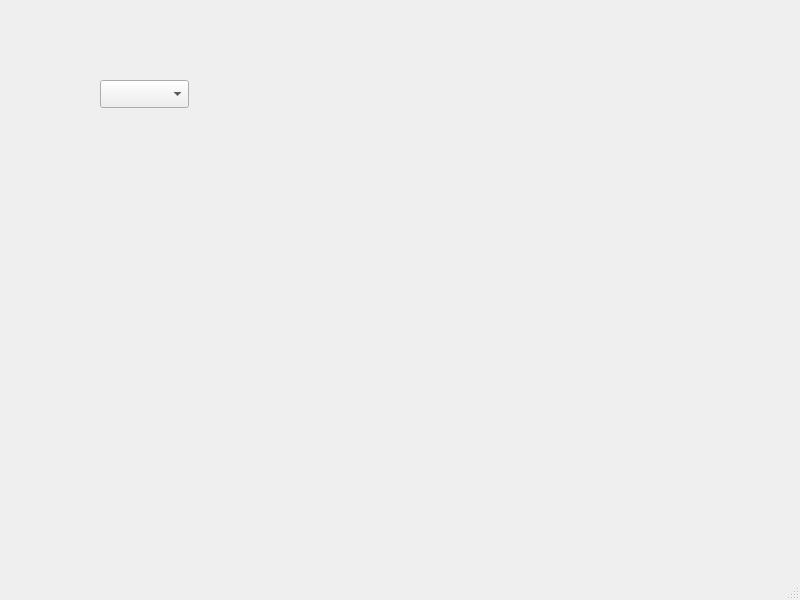
<?xml version="1.0" encoding="UTF-8"?>
<ui version="4.0">
 <class>ComboBoxTest</class>
 <widget class="QMainWindow" name="ComboBoxTest">
  <property name="geometry">
   <rect>
    <x>0</x>
    <y>0</y>
    <width>800</width>
    <height>600</height>
   </rect>
  </property>
  <property name="windowTitle">
   <string>MainWindow</string>
  </property>
  <widget class="QWidget" name="centralwidget">
   <widget class="QComboBox" name="comboBox">
    <property name="geometry">
     <rect>
      <x>100</x>
      <y>80</y>
      <width>89</width>
      <height>28</height>
     </rect>
    </property>
   </widget>
  </widget>
  <widget class="QMenuBar" name="menubar">
   <property name="geometry">
    <rect>
     <x>0</x>
     <y>0</y>
     <width>800</width>
     <height>25</height>
    </rect>
   </property>
  </widget>
  <widget class="QStatusBar" name="statusbar"/>
 </widget>
 <resources/>
 <connections/>
</ui>
